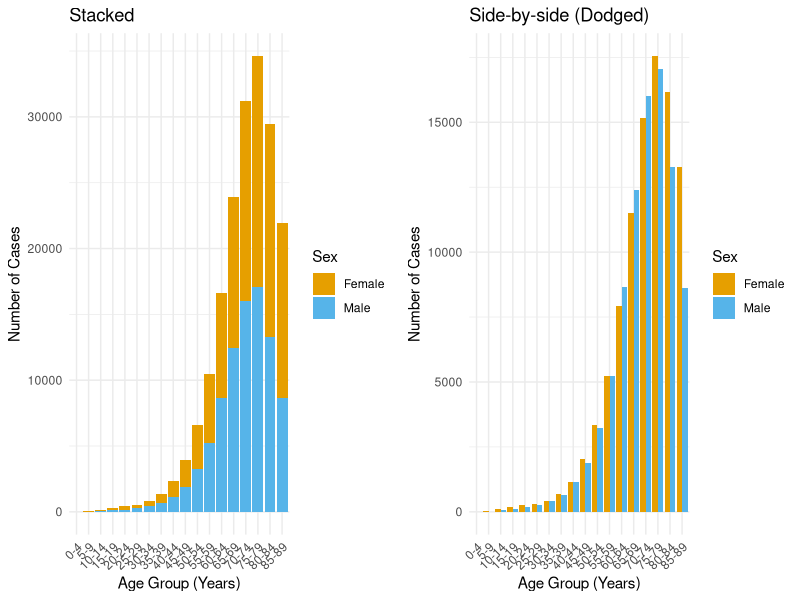
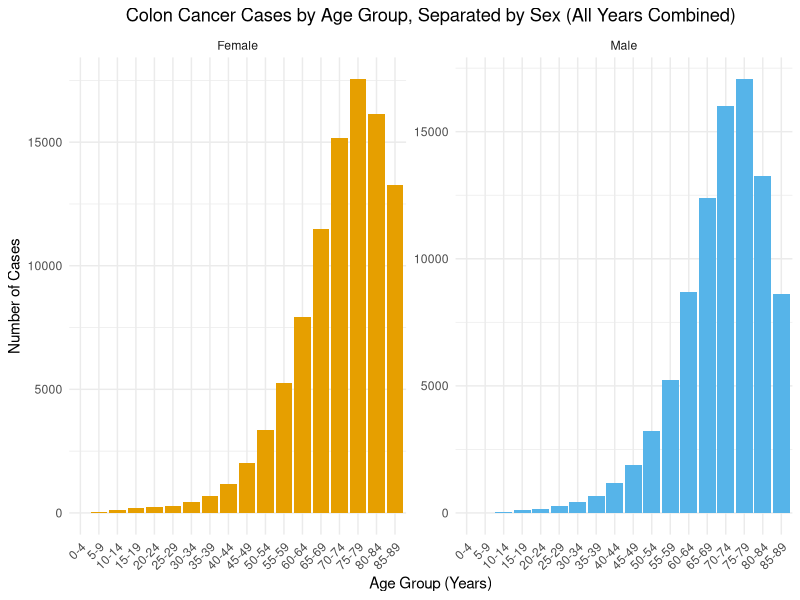
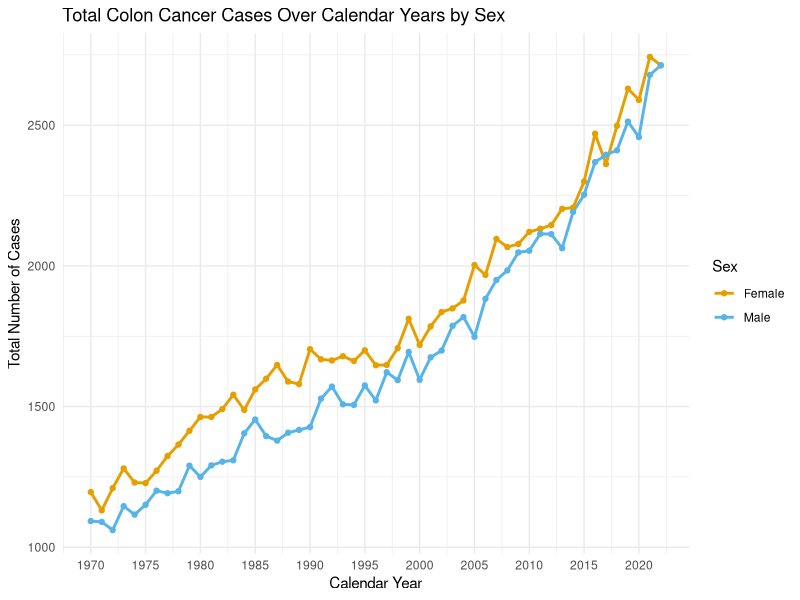
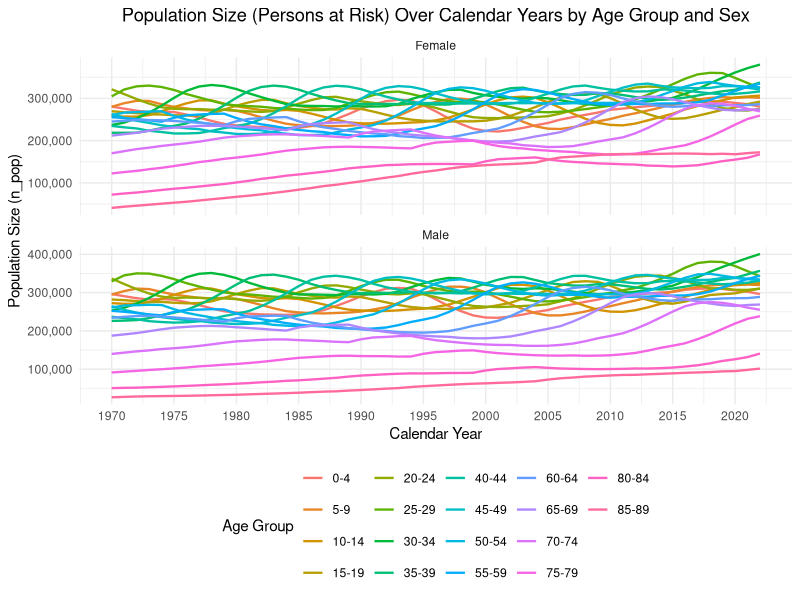
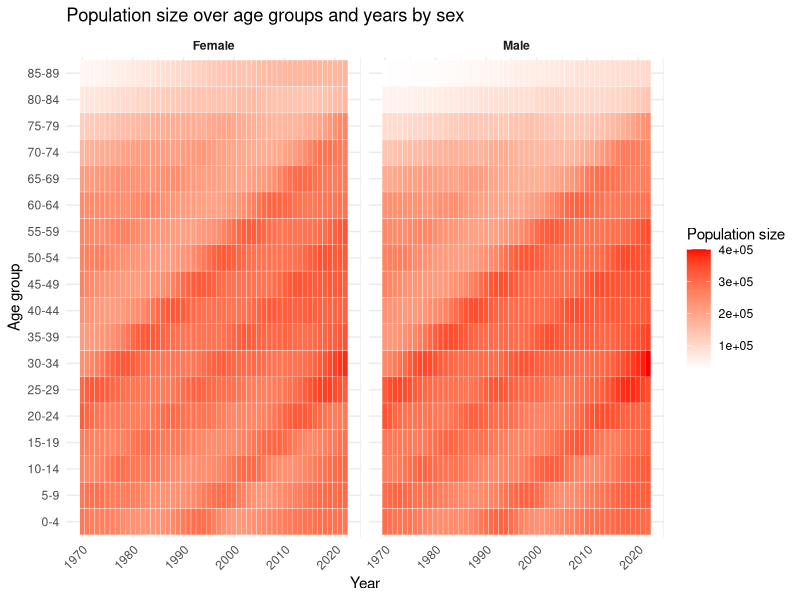
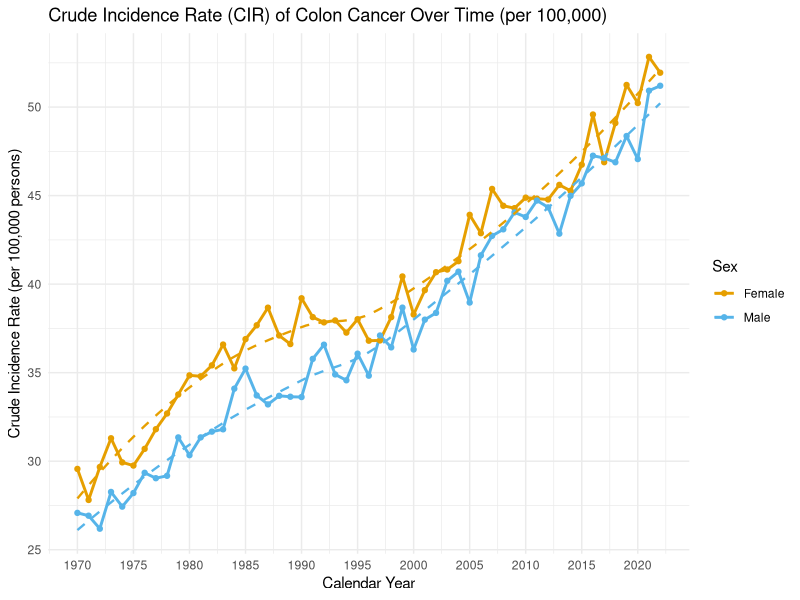

Source code (R) for these figures, in order:
## ---- chunk 1
# Set random seed for reproducibility using birthdate YYMMDD
set.seed(022599)
# Load required packages, no additional packages used beyond base R
## ---- chunk 2
library(ggplot2)
library(grid)
## ---- chunk 3
cases <- read.delim("cases-1.tsv", sep = "\t", header = TRUE)
population <- read.delim("population-1.tsv", sep = "\t", header = TRUE)

# Renaming because it is called n here and n_pop in the other file
names(cases)[names(cases) == "n"] <- "n_cases"

cases$year <- as.numeric(as.character(cases$year))
population$year <- as.numeric(as.character(population$year))

cases$agegroup <- factor(cases$agegroup, levels = unique(cases$agegroup))
population$agegroup <- factor(population$agegroup, levels = unique(population$agegroup))
## ---- chunk 4
# Sum of cases per age group and sex across all years
cases_agg_total <- aggregate(n_cases ~ agegroup + sex, data = cases, FUN = sum)

# Stacked bars
p1 <- ggplot(cases_agg_total, aes(x = agegroup, y = n_cases, fill = sex)) +
  geom_bar(stat = "identity", position = "stack") +
  labs(
    title = "Stacked",
    x = "Age Group (Years)",
    y = "Number of Cases",
    fill = "Sex"
  ) +
  scale_fill_manual(values = c("Female" = "#E69F00", "Male" = "#56B4E9")) + 
  theme_minimal() +
  theme(axis.text.x = element_text(angle = 45, hjust = 1))

# Dodged bars
p1_alt <- ggplot(cases_agg_total, aes(x = agegroup, y = n_cases, fill = sex)) +
  geom_bar(stat = "identity", position = "dodge") +
  labs(
    title = "Side-by-side (Dodged)",
    x = "Age Group (Years)",
    y = "Number of Cases",
    fill = "Sex"
  ) +
  scale_fill_manual(values = c("Female" = "#E69F00", "Male" = "#56B4E9")) + 
  theme_minimal() +
  theme(axis.text.x = element_text(angle = 45, hjust = 1))

# Puting them next to each other
grid.newpage()
pushViewport(viewport(layout = grid.layout(1, 2)))

print(p1,     vp = viewport(layout.pos.row = 1, layout.pos.col = 1))
print(p1_alt, vp = viewport(layout.pos.row = 1, layout.pos.col = 2))
## ---- chunk 5
p1_faceted <- ggplot(cases_agg_total, aes(x = agegroup, y = n_cases, fill = sex)) +
  geom_bar(stat = "identity") +
  # Separating the data into panels by sex
  facet_wrap(~sex, scales = "free_y", ncol = 2) +
  labs(
    title = "Colon Cancer Cases by Age Group, Separated by Sex (All Years Combined)",
    x = "Age Group (Years)",
    y = "Number of Cases"
  ) +
  scale_fill_manual(values = c("Female" = "#E69F00", "Male" = "#56B4E9")) +
  theme_minimal() +
  theme(
    axis.text.x = element_text(angle = 45, hjust = 1),
    legend.position = "none", # Legend is not needed since panels are labelled
    plot.title = element_text(hjust = 0.5)
  )

print(p1_faceted)
## ---- chunk 6
# Sum of cases per year and sex
cases_yearly <- aggregate(n_cases ~ year + sex, data = cases, FUN = sum)

# Only showing every 5th year for cleaner x-axis labels (overlaps otherwise)
year_breaks <- seq(min(cases_yearly$year), max(cases_yearly$year), by = 5)

p2 <- ggplot(cases_yearly, aes(x = year, y = n_cases, color = sex)) +
  geom_line(linewidth = 1) +
  geom_point() +
  labs(
    title = "Total Colon Cancer Cases Over Calendar Years by Sex",
    x = "Calendar Year",
    y = "Total Number of Cases",
    color = "Sex"
  ) +
  scale_color_manual(values = c("Female" = "#E69F00", "Male" = "#56B4E9")) +
  scale_x_continuous(
    breaks = year_breaks,
    labels = as.character(year_breaks)
  ) +
  theme_minimal()

print(p2)
## ---- chunk 7
year_breaks_pop <- seq(min(population$year), max(population$year), by = 5)

# Line plot faceted by sex
p3 <- ggplot(population, aes(x = year, y = n_pop, color = agegroup, group = agegroup)) +
  geom_line(linewidth = 0.8) +
  facet_wrap(~sex, scales = "free_y", ncol = 1) + # Separate panels for Male and Female
  labs(
    title = "Population Size (Persons at Risk) Over Calendar Years by Age Group and Sex",
    x = "Calendar Year",
    y = "Population Size (n_pop)",
    color = "Age Group"
  ) +
  scale_x_continuous(
    breaks = year_breaks_pop,             # Using breaks every 5 years
    labels = as.character(year_breaks_pop)
  ) +
  scale_y_continuous(labels = scales::comma) + # Format y-axis labels
  # --------------------------
  theme_minimal() +
  theme(
    legend.position = "bottom", # Moving legend for better layout
    plot.title = element_text(hjust = 0.5) # Centering the title
  )

print(p3)
## ---- chunk 8
p31 <- ggplot(population, aes(x = year, y = agegroup, fill = n_pop)) +
  geom_tile(color = "white") +                   
  scale_fill_gradient(low = "white", high = "red") +
  facet_wrap(~sex) +                             
  labs(
    x = "Year",
    y = "Age group",
    fill = "Population size",
    title = "Population size over age groups and years by sex"
  ) +
  theme_minimal() +
  theme(
    axis.text.x = element_text(angle = 45, hjust = 1), 
    strip.text = element_text(face = "bold")          
  )

print(p31)
## ---- chunk 9
# --- Question 4a: Merging Data Frames ---
merged_data <- merge(cases, population, by = c("agegroup", "year", "sex"), all = TRUE)

# --- Question 4b: Checking for consistent age groups and years ---
check_merge <- merged_data[is.na(merged_data$n_cases) | is.na(merged_data$n_pop), ]

cat("\n--- Data Alignment Check ---\n")
if (nrow(check_merge) == 0) {
  cat("The 'cases' and 'population' files include the same combinations of age groups, years, and sex.\n")
} else {
  cat("The 'cases' and 'population' files do NOT include the same combinations. Missing values found:\n")
  cat("Number of combinations with missing data:", nrow(check_merge), "\n")
  print(check_merge)
}
cat("---\n\n")

# --- Question 4c: Creating Data Frame with Totals ---
# Removing rows with NA before accurate summation (if alignment check failed)
complete_merged_data <- merged_data[!is.na(merged_data$n_cases) & !is.na(merged_data$n_pop), ]

# Aggregating total cases and total population per year and sex
totals_yearly <- aggregate(
  cbind(total_cases = n_cases, total_population = n_pop) ~ year + sex,
  data = complete_merged_data,
  FUN = sum
)

# Printing the resulting data frame
cat("--- Data Frame with Yearly Totals ---\n")
print(totals_yearly)
cat("---\n")
## ---- chunk 10
# --- Version 1. Age-Specific Incidence Rate (ASIR) ---
merged_data$incidence_rate_asir <- merged_data$n_cases / merged_data$n_pop

# --- Version 2. Crude Incidence Rate (CIR) ---
totals_yearly$incidence_rate_cir <- totals_yearly$total_cases / totals_yearly$total_population

# Inspecting the new data frames (optional)
cat("--- Sample of Data with Age-Specific Incidence Rate ---\n")
print(head(merged_data[, c("agegroup", "year", "sex", "n_cases", "n_pop", "incidence_rate_asir")]))
cat("\n--- Data with Crude Incidence Rate ---\n")
print(totals_yearly)
## ---- chunk 11
# Showing every 5th year for cleaner x-axis labels
year_breaks_cir <- seq(min(totals_yearly$year), max(totals_yearly$year), by = 5)

# Convert rate to 'per 100,000' for better readbility
totals_yearly$cir_per_100k <- totals_yearly$incidence_rate_cir * 100000

p6 <- ggplot(totals_yearly, aes(x = year, y = cir_per_100k, color = sex)) +
  geom_line(linewidth = 1) +
  geom_point() +
  # Apply a smoother (e.g., LOESS or linear model 'lm')
  geom_smooth(method = "loess", se = FALSE, linetype = "dashed", linewidth = 0.8) +
  labs(
    title = "Crude Incidence Rate (CIR) of Colon Cancer Over Time (per 100,000)",
    x = "Calendar Year",
    y = "Crude Incidence Rate (per 100,000 persons)",
    color = "Sex"
  ) +
  scale_color_manual(values = c("Female" = "#E69F00", "Male" = "#56B4E9")) +
  scale_x_continuous(breaks = year_breaks_cir) +
  theme_minimal()

print(p6)
